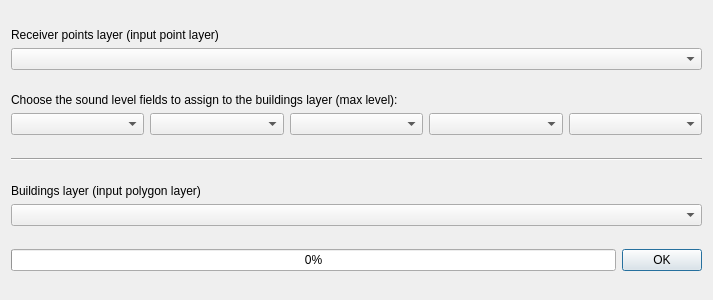
<?xml version="1.0" encoding="UTF-8"?>
<ui version="4.0">
 <class>AssignLevelsToBuildings_window</class>
 <widget class="QDialog" name="AssignLevelsToBuildings_window">
  <property name="enabled">
   <bool>true</bool>
  </property>
  <property name="geometry">
   <rect>
    <x>0</x>
    <y>0</y>
    <width>713</width>
    <height>300</height>
   </rect>
  </property>
  <property name="sizePolicy">
   <sizepolicy hsizetype="Fixed" vsizetype="Fixed">
    <horstretch>0</horstretch>
    <verstretch>0</verstretch>
   </sizepolicy>
  </property>
  <property name="minimumSize">
   <size>
    <width>713</width>
    <height>300</height>
   </size>
  </property>
  <property name="maximumSize">
   <size>
    <width>713</width>
    <height>300</height>
   </size>
  </property>
  <property name="sizeIncrement">
   <size>
    <width>0</width>
    <height>0</height>
   </size>
  </property>
  <property name="windowTitle">
   <string>opeNoise - Assign Levels To Buildings</string>
  </property>
  <property name="locale">
   <locale language="Italian" country="Italy"/>
  </property>
  <layout class="QVBoxLayout" name="verticalLayout_2">
   <item>
    <layout class="QVBoxLayout" name="receivers_layer_verticalLayout">
     <property name="sizeConstraint">
      <enum>QLayout::SetNoConstraint</enum>
     </property>
     <item>
      <widget class="QLabel" name="receiver_points_layer_label">
       <property name="sizePolicy">
        <sizepolicy hsizetype="Fixed" vsizetype="Fixed">
         <horstretch>0</horstretch>
         <verstretch>0</verstretch>
        </sizepolicy>
       </property>
       <property name="text">
        <string>Receiver points layer (input point layer)</string>
       </property>
      </widget>
     </item>
     <item>
      <widget class="QgsMapLayerComboBox" name="receiver_points_layer_comboBox"/>
     </item>
    </layout>
   </item>
   <item>
    <layout class="QVBoxLayout" name="verticalLayout">
     <item>
      <widget class="QLabel" name="choose_fileds_label">
       <property name="sizePolicy">
        <sizepolicy hsizetype="Fixed" vsizetype="Fixed">
         <horstretch>0</horstretch>
         <verstretch>0</verstretch>
        </sizepolicy>
       </property>
       <property name="text">
        <string>Choose the sound level fields to assign to the buildings layer (max level):</string>
       </property>
      </widget>
     </item>
     <item>
      <layout class="QHBoxLayout" name="horizontalLayout_2">
       <item>
        <widget class="QgsFieldComboBox" name="level_1_comboBox"/>
       </item>
       <item>
        <widget class="QgsFieldComboBox" name="level_2_comboBox"/>
       </item>
       <item>
        <widget class="QgsFieldComboBox" name="level_3_comboBox"/>
       </item>
       <item>
        <widget class="QgsFieldComboBox" name="level_4_comboBox"/>
       </item>
       <item>
        <widget class="QgsFieldComboBox" name="level_5_comboBox"/>
       </item>
      </layout>
     </item>
    </layout>
   </item>
   <item>
    <widget class="Line" name="line">
     <property name="orientation">
      <enum>Qt::Horizontal</enum>
     </property>
    </widget>
   </item>
   <item>
    <layout class="QVBoxLayout" name="buildings_layer_verticalLayout">
     <property name="sizeConstraint">
      <enum>QLayout::SetNoConstraint</enum>
     </property>
     <item>
      <widget class="QLabel" name="buildings_layer_label">
       <property name="sizePolicy">
        <sizepolicy hsizetype="Fixed" vsizetype="Fixed">
         <horstretch>0</horstretch>
         <verstretch>0</verstretch>
        </sizepolicy>
       </property>
       <property name="text">
        <string>Buildings layer (input polygon layer)</string>
       </property>
      </widget>
     </item>
     <item>
      <widget class="QgsMapLayerComboBox" name="buildings_layer_comboBox"/>
     </item>
    </layout>
   </item>
   <item>
    <layout class="QHBoxLayout" name="horizontalLayout">
     <item>
      <widget class="QProgressBar" name="progressBar">
       <property name="value">
        <number>0</number>
       </property>
      </widget>
     </item>
     <item>
      <widget class="QDialogButtonBox" name="run_buttonBox">
       <property name="sizePolicy">
        <sizepolicy hsizetype="Fixed" vsizetype="Fixed">
         <horstretch>0</horstretch>
         <verstretch>0</verstretch>
        </sizepolicy>
       </property>
       <property name="orientation">
        <enum>Qt::Horizontal</enum>
       </property>
       <property name="standardButtons">
        <set>QDialogButtonBox::Ok</set>
       </property>
      </widget>
     </item>
    </layout>
   </item>
  </layout>
 </widget>
 <customwidgets>
  <customwidget>
   <class>QgsFieldComboBox</class>
   <extends>QComboBox</extends>
   <header>qgsfieldcombobox.h</header>
  </customwidget>
  <customwidget>
   <class>QgsMapLayerComboBox</class>
   <extends>QComboBox</extends>
   <header>qgis.gui</header>
  </customwidget>
 </customwidgets>
 <resources/>
 <connections>
  <connection>
   <sender>run_buttonBox</sender>
   <signal>accepted()</signal>
   <receiver>AssignLevelsToBuildings_window</receiver>
   <slot>accept()</slot>
   <hints>
    <hint type="sourcelabel">
     <x>699</x>
     <y>262</y>
    </hint>
    <hint type="destinationlabel">
     <x>157</x>
     <y>274</y>
    </hint>
   </hints>
  </connection>
  <connection>
   <sender>run_buttonBox</sender>
   <signal>rejected()</signal>
   <receiver>AssignLevelsToBuildings_window</receiver>
   <slot>reject()</slot>
   <hints>
    <hint type="sourcelabel">
     <x>699</x>
     <y>268</y>
    </hint>
    <hint type="destinationlabel">
     <x>286</x>
     <y>274</y>
    </hint>
   </hints>
  </connection>
  <connection>
   <sender>receiver_points_layer_comboBox</sender>
   <signal>layerChanged(QgsMapLayer*)</signal>
   <receiver>level_1_comboBox</receiver>
   <slot>setLayer(QgsMapLayer*)</slot>
   <hints>
    <hint type="sourcelabel">
     <x>79</x>
     <y>87</y>
    </hint>
    <hint type="destinationlabel">
     <x>71</x>
     <y>137</y>
    </hint>
   </hints>
  </connection>
  <connection>
   <sender>receiver_points_layer_comboBox</sender>
   <signal>layerChanged(QgsMapLayer*)</signal>
   <receiver>level_2_comboBox</receiver>
   <slot>setLayer(QgsMapLayer*)</slot>
   <hints>
    <hint type="sourcelabel">
     <x>233</x>
     <y>82</y>
    </hint>
    <hint type="destinationlabel">
     <x>231</x>
     <y>133</y>
    </hint>
   </hints>
  </connection>
  <connection>
   <sender>receiver_points_layer_comboBox</sender>
   <signal>layerChanged(QgsMapLayer*)</signal>
   <receiver>level_3_comboBox</receiver>
   <slot>setLayer(QgsMapLayer*)</slot>
   <hints>
    <hint type="sourcelabel">
     <x>347</x>
     <y>75</y>
    </hint>
    <hint type="destinationlabel">
     <x>367</x>
     <y>135</y>
    </hint>
   </hints>
  </connection>
  <connection>
   <sender>receiver_points_layer_comboBox</sender>
   <signal>layerChanged(QgsMapLayer*)</signal>
   <receiver>level_4_comboBox</receiver>
   <slot>setLayer(QgsMapLayer*)</slot>
   <hints>
    <hint type="sourcelabel">
     <x>515</x>
     <y>76</y>
    </hint>
    <hint type="destinationlabel">
     <x>511</x>
     <y>122</y>
    </hint>
   </hints>
  </connection>
  <connection>
   <sender>receiver_points_layer_comboBox</sender>
   <signal>layerChanged(QgsMapLayer*)</signal>
   <receiver>level_5_comboBox</receiver>
   <slot>setLayer(QgsMapLayer*)</slot>
   <hints>
    <hint type="sourcelabel">
     <x>617</x>
     <y>74</y>
    </hint>
    <hint type="destinationlabel">
     <x>623</x>
     <y>126</y>
    </hint>
   </hints>
  </connection>
 </connections>
</ui>
